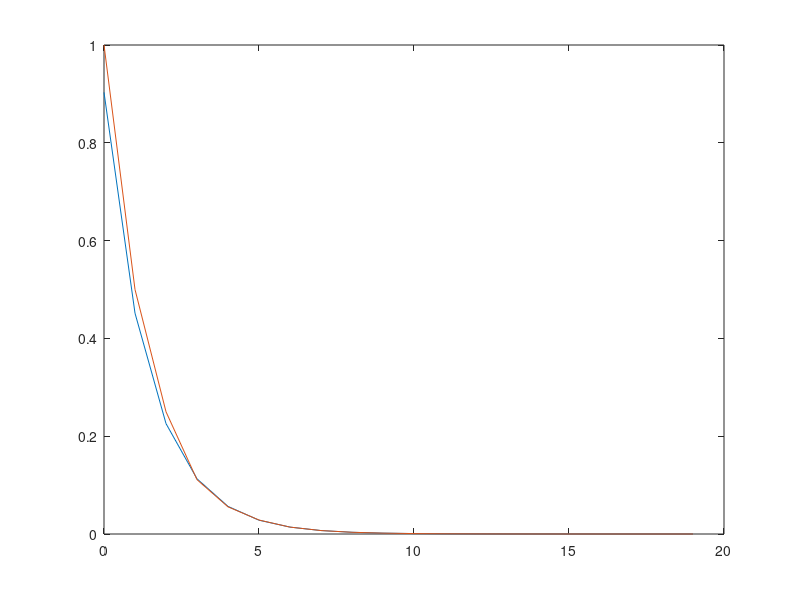
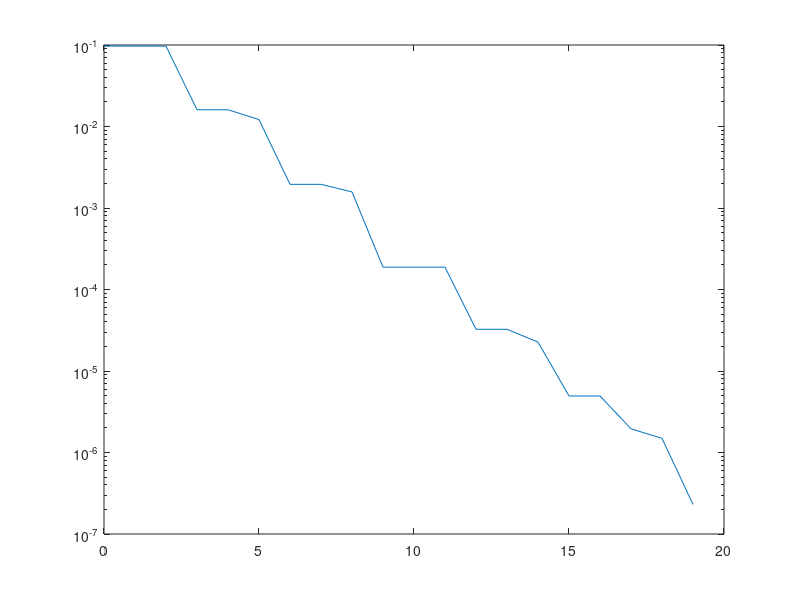

MATLAB code for these plots, in order:
SamplingFrequency = 44100;
Resolution = 11;
Levels = 2^Resolution;
LevelFrequency = SamplingFrequency * Levels;
i = 0;
for i =1:20
    ratio(i) = 100*10^6*2^(i-1) \ LevelFrequency;
    test(i)=1/(round(1/ratio(i)));
    diff(i) = abs(ratio(i)/test(i)-1);
end


plot(0:19,ratio,0:19,test)
figure
semilogy(0:19,diff)